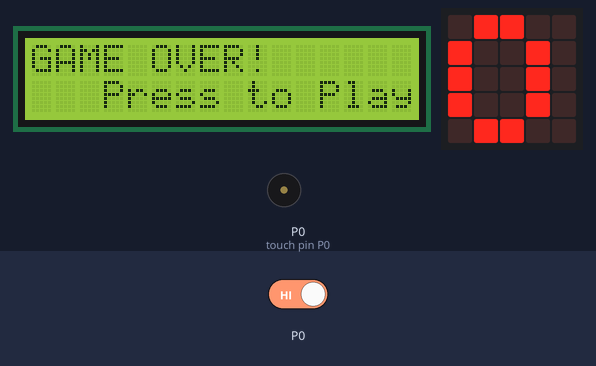
A program run on a simulated BBC micro:bit (MakeCode). Parts: 16×2 character LCD, the board's 5×5 LED display, buzzer (waves = sounding). The test bench sets the inputs (shaded band). Random numbers come from a fixed seed.

Above: at 5.8 s.
5.9 s: touch pin P0 held down
At 6.3 s:
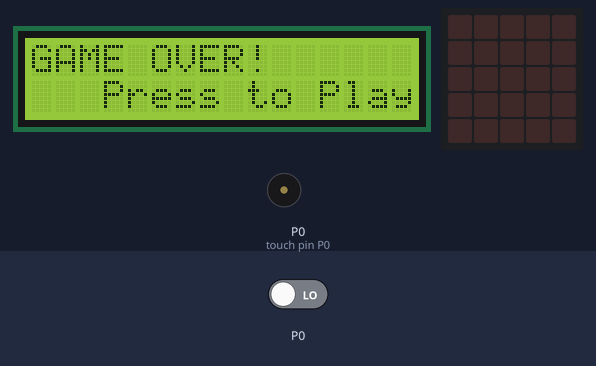
At 7.3 s:
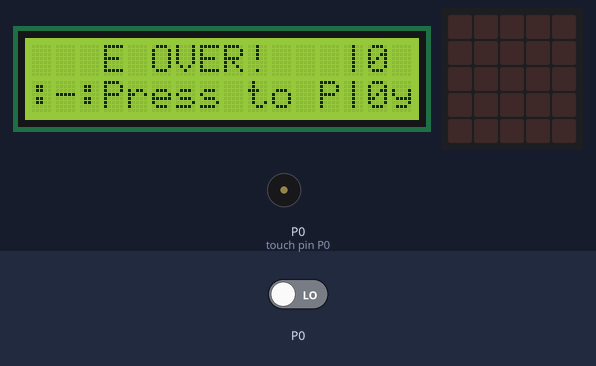
Timing chart, 0 to 19.9 s (numbered marks = the images above; inputs shaded):
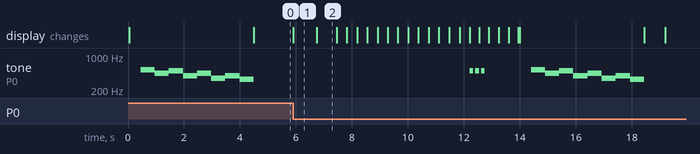

Measured:
- after the input at 5.9 s, tone on P0 (touch pin P0): plays 494 Hz for 0.13 s, 494 Hz for 0.15 s, 494 Hz for 0.13 s, 523 Hz for 0.51 s, 440 Hz for 0.51 s, 494 Hz for 0.51 s … (11 notes in this stretch), starting after 6.3 s; the display: changes at once (image 1)
- by itself, tone on P0 (touch pin P0): plays 523 Hz for 0.51 s, 440 Hz for 0.51 s, 494 Hz for 0.51 s, 392 Hz for 0.51 s, 440 Hz for 0.51 s, 349 Hz for 0.51 s … (8 notes in this stretch)
- what the display in image 1 shows lasts 0.8 s, from 5.9 s to 6.7 s
- what the display in image 2 shows lasts 0.8 s, from 6.7 s to 7.5 s

The program:

main.ts
```typescript
function setRocket () {
    rocket_costume = ":-:"
    I2C_LCD1602.ShowString("   ", 0, 1 - y_pos)
    I2C_LCD1602.ShowString(rocket_costume, 0, y_pos)
}
function setEnemies () {
    for (let Index = 0; Index <= enemy_x.length - 1; Index++) {
        enemy_x[Index] = enemy_x[Index] - 1
        if (enemy_x[Index] <= 12) {
            if (enemy_x[Index] == -1) {
                I2C_LCD1602.ShowString(" ", 1, ememy_y[Index])
                I2C_LCD1602.ShowString(":", 0, ememy_y[Index])
            } else {
                if (enemy_x[Index] == 12) {
                    I2C_LCD1602.ShowString(":", 12, ememy_y[Index])
                } else {
                    I2C_LCD1602.ShowString("  ", 1 + enemy_x[Index], ememy_y[Index])
                    I2C_LCD1602.ShowString("::", enemy_x[Index], ememy_y[Index])
                }
            }
        }
        if (y_pos == ememy_y[Index]) {
            if (enemy_x[Index] <= 3) {
                game_over = true
            }
        }
        if (enemy_x[Index] <= -1) {
            score += 1
            enemy_x.removeAt(Index)
            ememy_y.removeAt(Index)
            enemy_x.push(15)
            ememy_y.push(randint(0, 1))
        }
    }
}
let timer = 0
let toggle_y = 0
let tick = 0
let score = 0
let ememy_y: number[] = []
let enemy_x: number[] = []
let y_pos = 0
let game_over = false
let rocket_costume = ""
rocket_costume = ":>"
I2C_LCD1602.LcdInit(0)
I2C_LCD1602.BacklightOn()
game_over = true
let highscore = 0
basic.forever(function () {
    if (game_over) {
        I2C_LCD1602.clear()
        I2C_LCD1602.ShowString("GAME OVER!", 0, 0)
        I2C_LCD1602.ShowString("Press to Play", 3, 1)
        basic.showLeds(`
            # . . . #
            . # . # .
            . . # . .
            . # . # .
            # . . . #
            `)
        music.play(music.stringPlayable("C5 A B G A F G E ", 120), music.PlaybackMode.UntilDone)
        basic.showNumber(score)
        while (!(input.pinIsPressed(TouchPin.P0))) {

        }
        basic.showLeds(`
            . . . . .
            . . . . .
            . . . . .
            . . . . .
            . . . . .
            `)
        basic.pause(50)
        I2C_LCD1602.LcdInit(0)
        I2C_LCD1602.BacklightOn()
        rocket_costume = ":>"
        ememy_y = [0, 1]
        enemy_x = [15, 23]
        game_over = false
        score = 0
    } else {
        if (score < 20) {
            tick = (30 - score) / 2
        }
        if (input.pinIsPressed(TouchPin.P0)) {
            toggle_y += 1
        } else {
            toggle_y = 0
        }
        if (toggle_y == 1) {
            y_pos = 1 - y_pos
        }
        if (timer > tick) {
            timer = 0
            setRocket()
            setEnemies()
            if (score > highscore) {
                highscore = score
                music.setVolume(255)
                music.play(music.stringPlayable("B B - B B - B B ", 1000), music.PlaybackMode.InBackground)
            }
            I2C_LCD1602.ShowString("|", 13, 0)
            I2C_LCD1602.ShowString("|", 13, 1)
            I2C_LCD1602.ShowNumber(score, 14, 0)
            I2C_LCD1602.ShowNumber(highscore, 14, 1)
        }
        timer += 1
        basic.pause(1)
    }
})
```

test.ts
```typescript
// Hier kann man Tests durchführen; diese Datei wird nicht kompiliert, wenn dieses Paket als Erweiterung verwendet wird.
```
